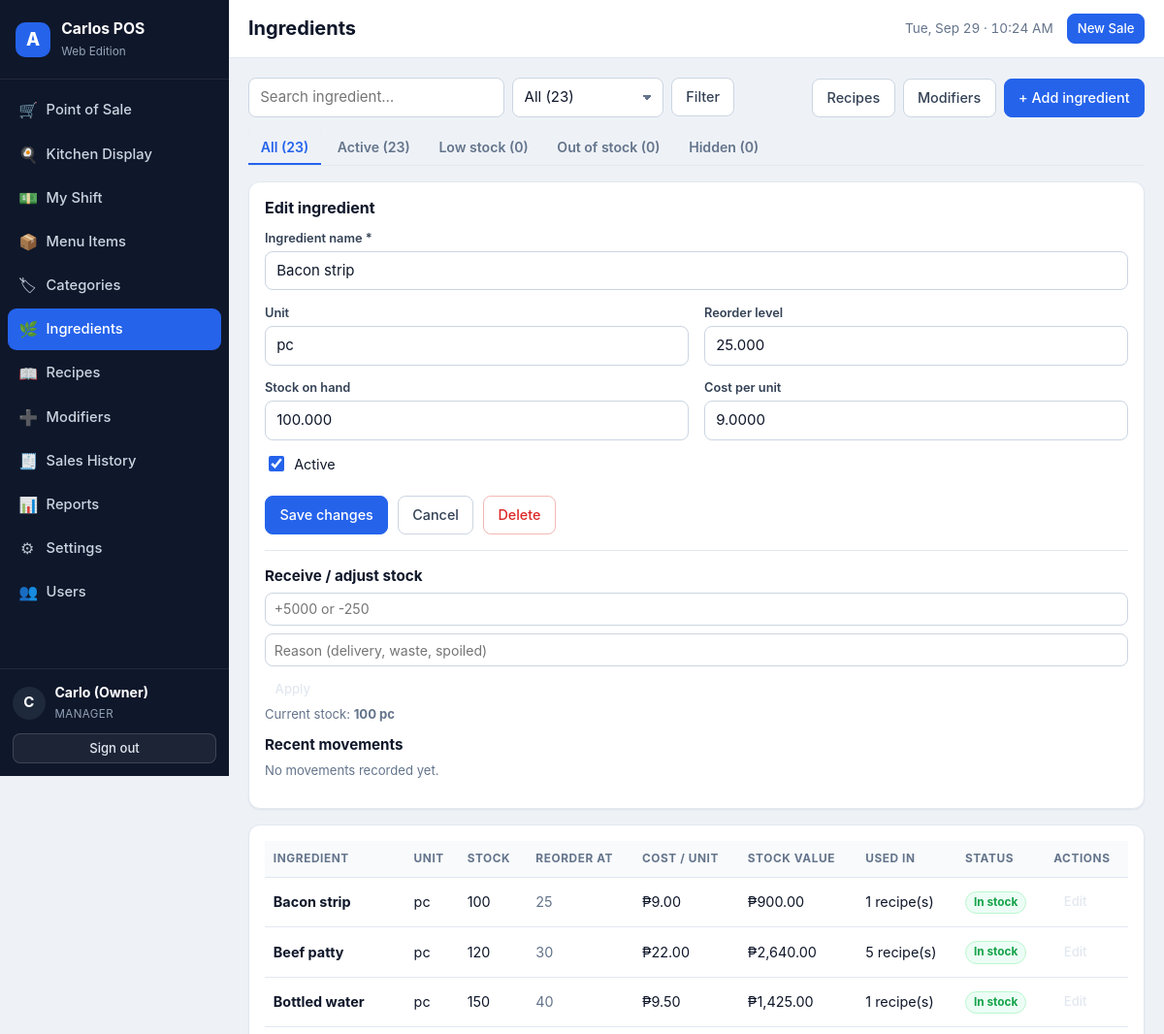
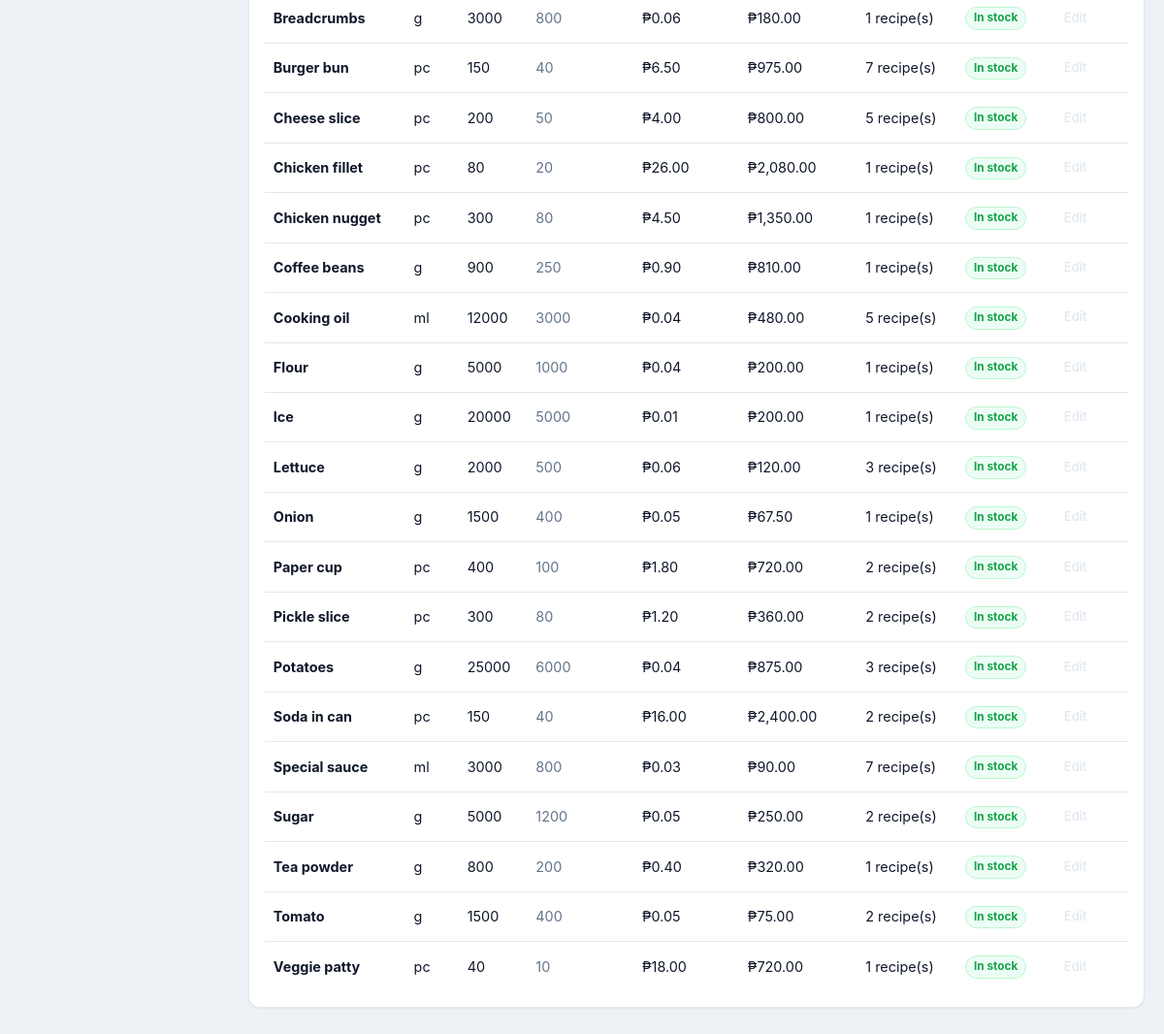
Page /index.php?page=inventory&action=edit&id=4 (signed in) on the committed database (2 pictures, top to bottom).
### tables this page shows
CREATE TABLE IF NOT EXISTS `users` (
  `id`            INT UNSIGNED NOT NULL AUTO_INCREMENT,
  `name`          VARCHAR(100) NOT NULL,
  `username`      VARCHAR(50)  NOT NULL,
  `password_hash` VARCHAR(255) NOT NULL,
  `role`          ENUM('admin','cashier') NOT NULL DEFAULT 'cashier',
  `active`        TINYINT(1)   NOT NULL DEFAULT 1,
  `last_login`    DATETIME NULL DEFAULT NULL,
  `created_at`    DATETIME NOT NULL DEFAULT CURRENT_TIMESTAMP,
  PRIMARY KEY (`id`),
  UNIQUE KEY `uq_users_username` (`username`)
);

CREATE TABLE IF NOT EXISTS `ingredients` (
  `id`            INT UNSIGNED NOT NULL AUTO_INCREMENT,
  `name`          VARCHAR(120) NOT NULL,
  `unit`          VARCHAR(20)  NOT NULL DEFAULT 'g',
  `stock_qty`     DECIMAL(12,3) NOT NULL DEFAULT 0.000,
  `reorder_level` DECIMAL(12,3) NOT NULL DEFAULT 0.000,
  `cost_per_unit` DECIMAL(12,4) NOT NULL DEFAULT 0.0000,
  `active`        TINYINT(1)   NOT NULL DEFAULT 1,
  `created_at`    DATETIME NOT NULL DEFAULT CURRENT_TIMESTAMP,
  `updated_at`    DATETIME NULL DEFAULT NULL ON UPDATE CURRENT_TIMESTAMP,
  PRIMARY KEY (`id`),
  UNIQUE KEY `uq_ingredients_name` (`name`)
);

### app/helpers.php (called while the page is built, shortened)
<?php
function e($value)
{
    return htmlspecialchars((string) $value, ENT_QUOTES | ENT_SUBSTITUTE, 'UTF-8');
}
function base_url($path = '')
{
    static $base = null;
    if ($base === null) {
        if (BASE_URL !== '') {
            $base = rtrim(BASE_URL, '/');
        } else {
            $script = $_SERVER['SCRIPT_NAME'] ?? '/index.php';
            $dir    = str_replace('\\', '/', dirname($script));
            $base   = ($dir === '/' || $dir === '.') ? '' : rtrim($dir, '/');
        }
    }
    return $base . '/' . ltrim((string) $path, '/');
}
function asset($path)
{
    return base_url('assets/' . ltrim($path, '/'));
}
function is_post()
{
    return ($_SERVER['REQUEST_METHOD'] ?? 'GET') === 'POST';
}
function get($key, $default = '')
{
    return isset($_GET[$key]) ? (is_string($_GET[$key]) ? trim($_GET[$key]) : $_GET[$key]) : $default;
}
function is_logged_in()
{
    return !empty($_SESSION['user_id']);
}
function current_user()
{
    static $user = false;
    if ($user === false) {
        $user = null;
        if (is_logged_in()) {
            $user = db_one('SELECT id, name, username, role, active FROM users WHERE id = ? AND active = 1',
                           [(int) $_SESSION['user_id']]);
        }
    }
    return $user;
}
function require_login()
{
    current_user();
}
function require_admin()
{
    require_login();
}
function money($amount, $withSymbol = true)
{
    $dp      = (int) setting('decimal_places', '2');
    $symbol  = setting('currency_symbol', '₱');
    $number  = number_format((float) $amount, $dp, '.', ',');
    return setting('currency_position', 'before') === 'before'
        ? $symbol . $number
        : $number . ' ' . $symbol;
}
function initial($name)
{
    $name = trim((string) $name);
    return function_exists('mb_substr')
        ? mb_strtoupper(mb_substr($name, 0, 1))
        : strtoupper(substr($name, 0, 1));
}
function fmt_qty($qty)
{
    return rtrim(rtrim(number_format((float) $qty, 3, '.', ''), '0'), '.');
}
function setting($key, $default = '')
{
    global $APP_SETTINGS;
    return $APP_SETTINGS[$key];
}
function paginate($total, $perPage, $currentPage, $baseQuery = [])
{
    $pages = max(1, (int) ceil($total / max(1, $perPage)));
    $page  = min(max(1, (int) $currentPage), $pages);
    return [
        'total'   => (int) $total,
        'perPage' => (int) $perPage,
        'pages'   => $pages,
        'page'    => $page,
        'offset'  => ($page - 1) * $perPage,
        'from'    => $total ? ($page - 1) * $perPage + 1 : 0,
        'to'      => min($total, $page * $perPage),
    ];
}
function role_label($role)
{
    return $role === 'admin' ? 'Manager' : 'Cashier';
}

### app/controllers/inventory.php (called while the page is built, shortened)
<?php
function ingredients_controller()
{
    $action = get('action', 'list');
    $q       = (string) get('q', '');
    $status  = (string) get('status', 'all');
    $pageNum = (int) get('p', 1);
    $where  = ['1=1'];
    $params = [];
    $whereSql = implode(' AND ', $where);
    $total = (int) db_val("SELECT COUNT(*) FROM ingredients i WHERE $whereSql", $params);
    $pager = paginate($total, 25, $pageNum);
    $rows = db_all(
        "SELECT i.*,
                (SELECT COUNT(*) FROM product_ingredients pi WHERE pi.ingredient_id = i.id) AS used_in
           FROM ingredients i
          WHERE $whereSql
          ORDER BY i.name
          LIMIT {$pager['perPage']} OFFSET {$pager['offset']}",
        $params
    );
    $counts = [
        'all'      => (int) db_val('SELECT COUNT(*) FROM ingredients'),
        'active'   => (int) db_val('SELECT COUNT(*) FROM ingredients WHERE active = 1'),
        'low'      => (int) db_val('SELECT COUNT(*) FROM ingredients WHERE active = 1 AND stock_qty > 0 AND stock_qty <= reorder_level'),
        'out'      => (int) db_val('SELECT COUNT(*) FROM ingredients WHERE active = 1 AND stock_qty <= 0'),
        'inactive' => (int) db_val('SELECT COUNT(*) FROM ingredients WHERE active = 0'),
    ];
    $edit = null;
    $editId = (int) get('id', 0);
    if ($action === 'edit' && $editId > 0) {
        $edit = db_one('SELECT * FROM ingredients WHERE id = ?', [$editId]);
    }
    return [
        'title'      => 'Ingredients',
        'rows'       => $rows,
        'pager'      => $pager,
        'counts'     => $counts,
        'q'          => $q,
        'status'     => $status,
        'edit'       => $edit,
        'lowCount'   => $counts['low'] + $counts['out'],
        'movements'  => $edit ? db_all(
            'SELECT * FROM stock_movements WHERE ingredient_id = ? ORDER BY id DESC LIMIT 10',
            [$edit['id']]
        ) : [],
    ];
}

### app/db.php (called while the page is built, shortened)
<?php
function db()
{
    static $pdo = null;
    if ($pdo === null) {
        $dsn = 'mysql:host=' . DB_HOST . ';dbname=' . DB_NAME . ';charset=' . DB_CHARSET;
        $pdo = new PDO($dsn, DB_USER, DB_PASS, [
            PDO::ATTR_ERRMODE            => PDO::ERRMODE_EXCEPTION,
            PDO::ATTR_DEFAULT_FETCH_MODE => PDO::FETCH_ASSOC,
            PDO::ATTR_EMULATE_PREPARES   => false,
        ]);
    }
    return $pdo;
}
function db_all($sql, $params = [])
{
    $st = db()->prepare($sql);
    $st->execute($params);
    return $st->fetchAll();
}
function db_one($sql, $params = [])
{
    $st = db()->prepare($sql);
    $st->execute($params);
    $row = $st->fetch();
    return $row === false ? null : $row;
}
function db_val($sql, $params = [])
{
    $row = db_one($sql, $params);
    return $row === null ? null : array_values($row)[0];
}

### app/views/ingredients.php (the view, shortened to what this page needs)
<?php
$rows   = $data['rows'];
$counts = $data['counts'];
$edit   = $data['edit'];
$action = get('action', 'list');
$showForm = ($action === 'add' || $edit !== null);
$tabs = [
    'all'      => 'All (' . $counts['all'] . ')',
    'active'   => 'Active (' . $counts['active'] . ')',
    'low'      => 'Low stock (' . $counts['low'] . ')',
    'out'      => 'Out of stock (' . $counts['out'] . ')',
    'inactive' => 'Hidden (' . $counts['inactive'] . ')',
];
?>
<div class="page-actions">
  <form class="filters" method="get" action="<?= e(base_url('index.php')) ?>">
    <input type="text" name="q" class="input" placeholder="Search ingredient…" value="<?= e($data['q']) ?>">
    <select name="status" class="input">
      <?php foreach ($tabs as $k => $label): ?>
        <option value="<?= e($k) ?>" <?= $data['status'] === $k ? 'selected' : '' ?>><?= e($label) ?></option>
      <?php endforeach; ?>
    </select>
    <button class="btn btn-ghost" type="submit">Filter</button>
  </form>
  <div class="inline-form">
    <a class="btn btn-ghost" href="<?= e(base_url('index.php?page=recipes')) ?>">Recipes</a>
    <a class="btn btn-ghost" href="<?= e(base_url('index.php?page=modifiers')) ?>">Modifiers</a>
    <a class="btn btn-primary" href="<?= e(base_url('index.php?page=inventory&action=add')) ?>">+ Add ingredient</a>
  </div>
</div>
<div class="tabs">
  <?php foreach ($tabs as $k => $label): ?>
    <a class="tab<?= $data['status'] === $k ? ' active' : '' ?>"
       href="<?= e(base_url('index.php?page=inventory&status=' . $k . '&q=' . urlencode($data['q']))) ?>"><?= e($label) ?></a>
  <?php endforeach; ?>
</div>
<?php if ($showForm): ?>
<div class="card form-card">
  <div class="card-head"><h3><?= $edit ? 'Edit ingredient' : 'New ingredient' ?></h3></div>
  <form method="post" action="<?= e(base_url('index.php?page=inventory&action=save&status=' . urlencode($data['status']))) ?>" class="form-grid">
    <label class="field span-2"><span>Ingredient name *</span>
      <input class="input" type="text" name="name" required value="<?= e($edit['name'] ?? '') ?>" placeholder="e.g. Beef patty">
    </label>
    <label class="field"><span>Unit</span>
      <input class="input" type="text" name="unit" value="<?= e($edit['unit'] ?? 'g') ?>" placeholder="g, ml, pc, slice">
    </label>
    <label class="field"><span>Reorder level</span>
      <input class="input" type="number" step="0.001" min="0" name="reorder_level" value="<?= e($edit['reorder_level'] ?? '0') ?>">
    </label>
    <label class="field"><span>Stock on hand</span>
      <input class="input" type="number" step="0.001" name="stock_qty" value="<?= e($edit['stock_qty'] ?? '0') ?>">
    </label>
    <label class="field"><span>Cost per unit</span>
      <input class="input" type="number" step="0.0001" min="0" name="cost_per_unit" value="<?= e($edit['cost_per_unit'] ?? '0') ?>">
    </label>
    <div class="field span-2 checks">
      <label class="check"><input type="checkbox" name="active" value="1" <?= !isset($edit['active']) || $edit['active'] ? 'checked' : '' ?>> <span>Active</span></label>
    </div>
    <div class="form-actions span-2">
      <button class="btn btn-primary" type="submit"><?= $edit ? 'Save changes' : 'Create ingredient' ?></button>
      <a class="btn btn-ghost" href="<?= e(base_url('index.php?page=inventory')) ?>">Cancel</a>
      <?php if ($edit): ?>
        <button class="btn btn-danger" type="submit" form="deleteIngredient" data-confirm="Delete this ingredient?">Delete</button>
      <?php endif; ?>
    </div>
  </form>
  <?php if ($edit): ?>
    <hr class="sep">
    <div class="adjust-grid">
      <div>
        <h4>Receive / adjust stock</h4>
        <form method="post" action="<?= e(base_url('index.php?page=inventory&action=adjust')) ?>" class="inline-form">
          <input class="input input-sm" type="number" step="0.001" name="qty_change" placeholder="+5000 or -250" required>
          <input class="input input-sm" type="text" name="reason" placeholder="Reason (delivery, waste, spoiled)">
          <button class="btn btn-ghost btn-sm" type="submit">Apply</button>
        </form>
        <p class="muted small">Current stock: <strong><?= e(fmt_qty($edit['stock_qty'])) ?> <?= e($edit['unit']) ?></strong></p>
      </div>
      <div>
        <h4>Recent movements</h4>
        <?php if (!$data['movements']): ?>
          <p class="muted small">No movements recorded yet.</p>
        <?php endif; ?>
      </div>
    </div>
  <?php endif; ?>
</div>
<?php endif; ?>
<div class="card">
  <div class="table-wrap">
    <table class="table">
      <thead>
        <tr>
          <th>Ingredient</th><th>Unit</th>
          <th class="right">Stock</th><th class="right">Reorder at</th>
          <th class="right">Cost / unit</th><th class="right">Stock value</th>
          <th>Used in</th><th>Status</th><th class="right">Actions</th>
        </tr>
      </thead>
      <tbody>
      <?php foreach ($rows as $r): ?>
        <?php
          $stock = (float) $r['stock_qty'];
          $state = $stock <= 0 ? 'out' : ($stock <= (float) $r['reorder_level'] ? 'low' : 'ok');
        ?>
        <tr>
          <td><strong><?= e($r['name']) ?></strong></td>
          <td><?= e($r['unit']) ?></td>
          <td class="right"><?= e(fmt_qty($stock)) ?></td>
          <td class="right muted"><?= e(fmt_qty($r['reorder_level'])) ?></td>
          <td class="right"><?= e(money($r['cost_per_unit'])) ?></td>
          <td class="right"><?= e(money($stock * (float) $r['cost_per_unit'])) ?></td>
          <td><?= e($r['used_in']) ?> recipe(s)</td>
          <td>
            <?php if (!$r['active']): ?>
              <span class="pill pill-muted">Hidden</span>
            <?php else: ?>
              <span class="pill pill-<?= e($state) ?>"><?= $state === 'out' ? 'Out of stock' : ($state === 'low' ? 'Low: ' . fmt_qty($stock) : 'In stock') ?></span>
            <?php endif; ?>
          </td>
          <td class="right">
            <a class="btn btn-sm btn-ghost" href="<?= e(base_url('index.php?page=inventory&action=edit&id=' . $r['id'])) ?>">Edit</a>
          </td>
        </tr>
      <?php endforeach; ?>
      </tbody>
    </table>
  </div>
</div>

### app/views/layout/header.php (shortened to what this page needs)
<?php
$user     = $layout === 'app' ? current_user() : null;
$title    = $data['title'] ?? ucfirst($page ?? 'POS');
$navItems = [
    'pos'        => ['Point of Sale',   'cart',    'user'],
    'kitchen'    => ['Kitchen Display', 'kitchen', 'user'],
    'shifts'     => ['My Shift',        'drawer',  'user'],
    'products'   => ['Menu Items',      'box',     'admin'],
    'categories' => ['Categories',      'tag',     'admin'],
    'inventory'  => ['Ingredients',     'leaf',    'admin'],
    'recipes'    => ['Recipes',         'recipe',  'admin'],
    'modifiers'  => ['Modifiers',       'plus',    'admin'],
    'sales'      => ['Sales History',   'receipt', 'admin'],
    'reports'    => ['Reports',         'chart',   'admin'],
    'settings'   => ['Settings',        'gear',    'user'],
    'users'      => ['Users',           'users',   'admin'],
];
?>
<!DOCTYPE html>
<html lang="en">
<head>
<link rel="stylesheet" href="<?= e(asset('css/app.css')) ?>">
</head>
<body class="layout-<?= e($layout) ?><?= $page === 'pos' ? ' page-pos' : '' ?>">
<?php if ($layout === 'app'): ?>
<div class="app-shell">
  <aside class="sidebar" id="sidebar">
    <div class="brand">
      <div class="brand-mark">A</div>
      <div class="brand-text">
        <strong>Carlos POS</strong>
        <span>Web Edition</span>
      </div>
    </div>
    <nav class="nav">
      <?php foreach ($navItems as $key => [$label, $icon, $required]): ?>
        <a class="nav-link<?= $page === $key ? ' active' : '' ?>" href="<?= e(base_url('index.php?page=' . $key)) ?>">
          <span class="ico ico-<?= e($icon) ?>" aria-hidden="true"></span>
          <span class="nav-label"><?= e($label) ?></span>
        </a>
      <?php endforeach; ?>
    </nav>
    <div class="sidebar-foot">
      <div class="who">
        <div class="avatar"><?= e(initial($user['name'])) ?></div>
        <div>
          <strong><?= e($user['name']) ?></strong>
          <span class="role"><?= e(role_label($user['role'])) ?></span>
        </div>
      </div>
      <a class="btn btn-ghost btn-sm" href="<?= e(base_url('index.php?page=logout')) ?>">Sign out</a>
    </div>
  </aside>
  <div class="main">
    <header class="topbar">
      <div class="topbar-title">
        <h1><?= e($title) ?></h1>
      </div>
      <div class="topbar-meta">
        <span class="clock" id="clock"><?= e(date('D, M d · h:i A')) ?></span>
        <a class="btn btn-primary btn-sm" href="<?= e(base_url('index.php?page=pos')) ?>">New Sale</a>
      </div>
    </header>
    <main class="content">
<?php endif; ?>

### rows in the picture
users: name "C", name "Carlo (Owner)", role "MANAGER"
ingredients: id "Ingredients", status "All (23)", id "All (23)", id "Active (23)", id "Low stock (0)", id "Out of stock (0)", id "Hidden (0)", name "Bacon strip", unit "pc", reorder_level "25.000", stock_qty "100.000", cost_per_unit "9.0000", active "☑", fmt_qty($edit['stock_qty']) "100", stock_qty "100", reorder_level "25", cost_per_unit "₱9.00", money($stock * (float) $r['cost_per_unit']) "₱900.00", used_in "1", shows "In stock"
ingredients: name "Beef patty", unit "pc", stock_qty "120", reorder_level "30", cost_per_unit "₱22.00", money($stock * (float) $r['cost_per_unit']) "₱2,640.00", used_in "5", shows "In stock"
ingredients: name "Bottled water", unit "pc", stock_qty "150", reorder_level "40", cost_per_unit "₱9.50", money($stock * (float) $r['cost_per_unit']) "₱1,425.00", used_in "1", shows "In stock"
ingredients: name "Breadcrumbs", unit "g", stock_qty "3000", reorder_level "800", cost_per_unit "₱0.06", money($stock * (float) $r['cost_per_unit']) "₱180.00", used_in "1", shows "In stock"
ingredients: name "Burger bun", unit "pc", stock_qty "150", reorder_level "40", cost_per_unit "₱6.50", money($stock * (float) $r['cost_per_unit']) "₱975.00", used_in "7", shows "In stock"
ingredients: name "Cheese slice", unit "pc", stock_qty "200", reorder_level "50", cost_per_unit "₱4.00", money($stock * (float) $r['cost_per_unit']) "₱800.00", used_in "5", shows "In stock"
ingredients: name "Chicken fillet", unit "pc", stock_qty "80", reorder_level "20", cost_per_unit "₱26.00", money($stock * (float) $r['cost_per_unit']) "₱2,080.00", used_in "1", shows "In stock"
ingredients: name "Chicken nugget", unit "pc", stock_qty "300", reorder_level "80", cost_per_unit "₱4.50", money($stock * (float) $r['cost_per_unit']) "₱1,350.00", used_in "1", shows "In stock"
ingredients: name "Coffee beans", unit "g", stock_qty "900", reorder_level "250", cost_per_unit "₱0.90", money($stock * (float) $r['cost_per_unit']) "₱810.00", used_in "1", shows "In stock"
ingredients: name "Cooking oil", unit "ml", stock_qty "12000", reorder_level "3000", cost_per_unit "₱0.04", money($stock * (float) $r['cost_per_unit']) "₱480.00", used_in "5", shows "In stock"
ingredients: name "Flour", unit "g", stock_qty "5000", reorder_level "1000", cost_per_unit "₱0.04", money($stock * (float) $r['cost_per_unit']) "₱200.00", used_in "1", shows "In stock"
ingredients: name "Ice", unit "g", stock_qty "20000", reorder_level "5000", cost_per_unit "₱0.01", money($stock * (float) $r['cost_per_unit']) "₱200.00", used_in "1", shows "In stock"
ingredients: name "Lettuce", unit "g", stock_qty "2000", reorder_level "500", cost_per_unit "₱0.06", money($stock * (float) $r['cost_per_unit']) "₱120.00", used_in "3", shows "In stock"
ingredients: name "Onion", unit "g", stock_qty "1500", reorder_level "400", cost_per_unit "₱0.05", money($stock * (float) $r['cost_per_unit']) "₱67.50", used_in "1", shows "In stock"
ingredients: name "Paper cup", unit "pc", stock_qty "400", reorder_level "100", cost_per_unit "₱1.80", money($stock * (float) $r['cost_per_unit']) "₱720.00", used_in "2", shows "In stock"
ingredients: name "Pickle slice", unit "pc", stock_qty "300", reorder_level "80", cost_per_unit "₱1.20", money($stock * (float) $r['cost_per_unit']) "₱360.00", used_in "2", shows "In stock"
ingredients: name "Potatoes", unit "g", stock_qty "25000", reorder_level "6000", cost_per_unit "₱0.04", money($stock * (float) $r['cost_per_unit']) "₱875.00", used_in "3", shows "In stock"
ingredients: name "Soda in can", unit "pc", stock_qty "150", reorder_level "40", cost_per_unit "₱16.00", money($stock * (float) $r['cost_per_unit']) "₱2,400.00", used_in "2", shows "In stock"
ingredients: name "Special sauce", unit "ml", stock_qty "3000", reorder_level "800", cost_per_unit "₱0.03", money($stock * (float) $r['cost_per_unit']) "₱90.00", used_in "7", shows "In stock"
ingredients: name "Sugar", unit "g", stock_qty "5000", reorder_level "1200", cost_per_unit "₱0.05", money($stock * (float) $r['cost_per_unit']) "₱250.00", used_in "2", shows "In stock"
ingredients: name "Tea powder", unit "g", stock_qty "800", reorder_level "200", cost_per_unit "₱0.40", money($stock * (float) $r['cost_per_unit']) "₱320.00", used_in "1", shows "In stock"
ingredients: name "Tomato", unit "g", stock_qty "1500", reorder_level "400", cost_per_unit "₱0.05", money($stock * (float) $r['cost_per_unit']) "₱75.00", used_in "2", shows "In stock"
ingredients: name "Veggie patty", unit "pc", stock_qty "40", reorder_level "10", cost_per_unit "₱18.00", money($stock * (float) $r['cost_per_unit']) "₱720.00", used_in "1", shows "In stock"

### other values in the picture
$label "Point of Sale"
$label "Kitchen Display"
$label "My Shift"
$label "Menu Items"
$label "Categories"
$label "Ingredients"
$label "Recipes"
$label "Modifiers"
$label "Sales History"
$label "Reports"
$label "Settings"
$label "Users"
